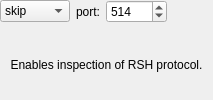
         <widget class="QWidget" name="label649">
          <attribute name="title">
           <string>rsh</string>
          </attribute>
          <layout class="QGridLayout">
           <property name="margin">
            <number>0</number>
           </property>
           <item row="1" column="0" colspan="4">
            <widget class="QLabel" name="label691">
             <property name="text">
              <string>Enables inspection of RSH protocol.</string>
             </property>
             <property name="alignment">
              <set>Qt::AlignCenter</set>
             </property>
             <property name="wordWrap">
              <bool>true</bool>
             </property>
            </widget>
           </item>
           <item row="0" column="1">
            <widget class="QLabel" name="label712">
             <property name="text">
              <string>port:</string>
             </property>
             <property name="alignment">
              <set>Qt::AlignCenter</set>
             </property>
             <property name="wordWrap">
              <bool>false</bool>
             </property>
            </widget>
           </item>
           <item row="0" column="2">
            <widget class="QSpinBox" name="pix_rsh_port1">
             <property name="minimum">
              <number>1</number>
             </property>
             <property name="maximum">
              <number>65535</number>
             </property>
             <property name="value">
              <number>514</number>
             </property>
            </widget>
           </item>
           <item row="0" column="3">
            <spacer>
             <property name="orientation">
              <enum>Qt::Horizontal</enum>
             </property>
             <property name="sizeType">
              <enum>QSizePolicy::Expanding</enum>
             </property>
             <property name="sizeHint" stdset="0">
              <size>
               <width>40</width>
               <height>20</height>
              </size>
             </property>
            </spacer>
           </item>
           <item row="0" column="0">
            <widget class="QComboBox" name="pix_rsh_switch">
             <item>
              <property name="text">
               <string>skip</string>
              </property>
             </item>
             <item>
              <property name="text">
               <string>enable</string>
              </property>
             </item>
             <item>
              <property name="text">
               <string>disable</string>
              </property>
             </item>
            </widget>
           </item>
          </layout>
         </widget>
